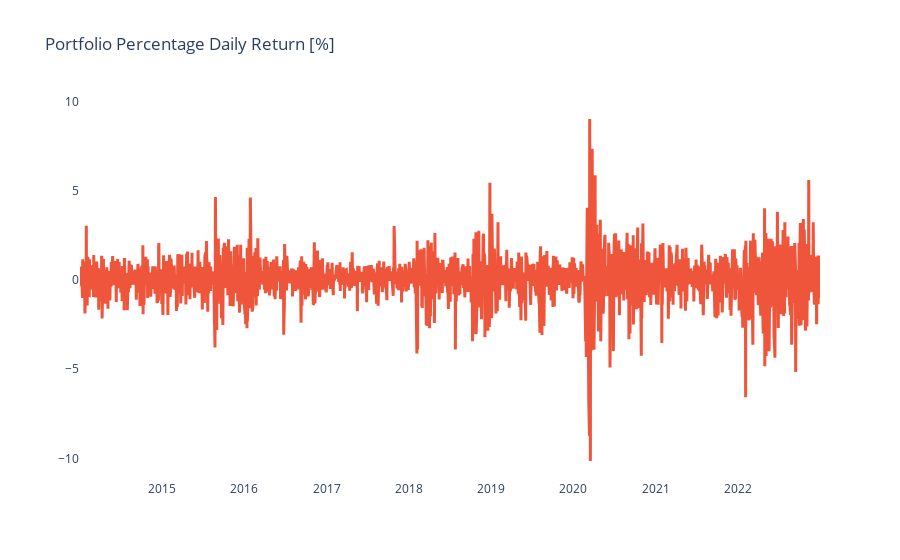
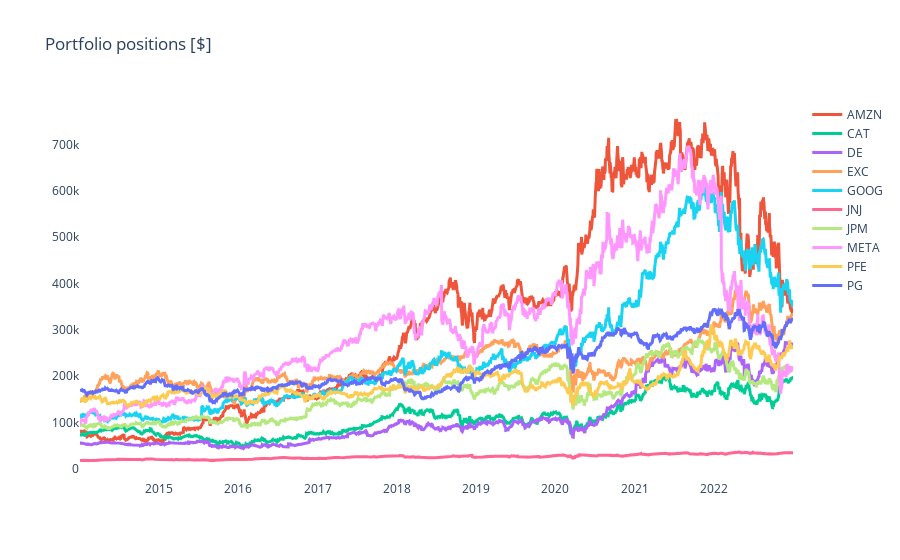
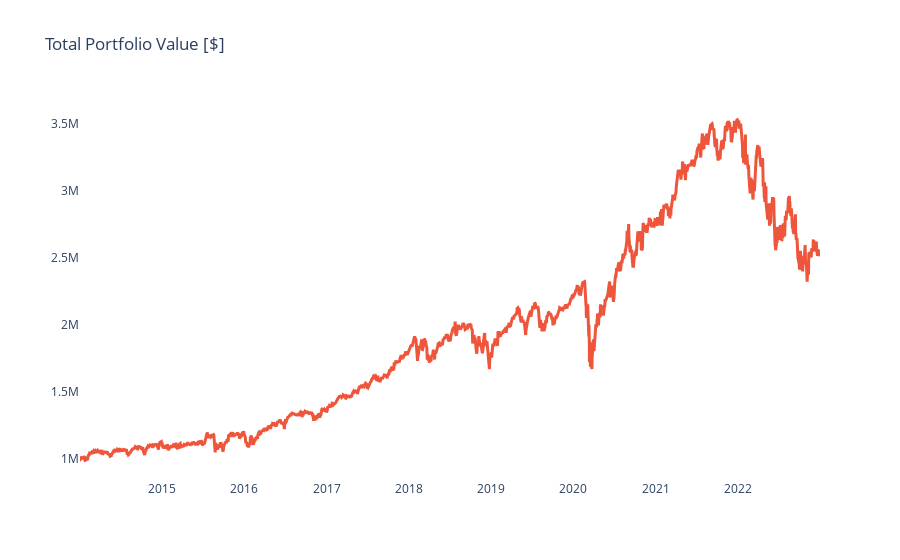

The cell these charts' notebook holds for them, in order:
### Code cell
# Define a function that performs interactive data visualization using Plotly Express
def plot_financial_data(df, title):

    fig = px.line(title = title)
    # For loop that plots all stock prices in the pandas dataframe df
    for i in df.columns[0:]:
        fig.add_scatter(x = df.index, y = df[i], name = i)
        fig.update_traces(line_width = 3)
        fig.update_layout({'plot_bgcolor': "white"})
    fig.show()

# Plot the portfolio percentage daily return
plot_financial_data(portfolio_df[['Portfolio Daily Return [%]']], 'Portfolio Percentage Daily Return [%]')

# Plot each stock position in our portfolio over time
# This graph shows how our initial investment in each individual stock grows over time
plot_financial_data(portfolio_df.drop(['Portfolio Value [$]', 'Portfolio Daily Return [%]'], axis = 1), 'Portfolio positions [$]')

# Plot the total daily value of the portfolio (sum of all positions)
plot_financial_data(portfolio_df[['Portfolio Value [$]']], 'Total Portfolio Value [$]')

### Figure 1 — Plotly figure (JSON) as saved in the notebook; plotly's stock layout.template omitted (floating-point values rounded to 4 significant figures; data arrays with more than 128 entries replaced by an {"elided": "..."} marker saying what was removed)
{"data": [{"hovertemplate": "<extra></extra>", "legendgroup": "", "line": {"color": "#636efa", "dash": "solid", "width": 3}, "marker": {"symbol": "circle"}, "mode": "lines", "name": "", "orientation": "v", "showlegend": false, "type": "scatter", "xaxis": "x", "yaxis": "y"}, {"line": {"width": 3}, "name": "Portfolio Daily Return [%]", "type": "scatter", "x": {"elided": "2266 str values"}, "y": {"elided": "2266 float values"}}], "layout": {"legend": {"tracegroupgap": 0}, "plot_bgcolor": "white", "title": {"text": "Portfolio Percentage Daily Return [%]"}, "xaxis": {"anchor": "y", "domain": [0, 1]}, "yaxis": {"anchor": "x", "domain": [0, 1]}}}

### Figure 2 — Plotly figure (JSON) as saved in the notebook; plotly's stock layout.template omitted (floating-point values rounded to 4 significant figures; data arrays with more than 128 entries replaced by an {"elided": "..."} marker saying what was removed)
{"data": [{"hovertemplate": "<extra></extra>", "legendgroup": "", "line": {"color": "#636efa", "dash": "solid", "width": 3}, "marker": {"symbol": "circle"}, "mode": "lines", "name": "", "orientation": "v", "showlegend": false, "type": "scatter", "xaxis": "x", "yaxis": "y"}, {"line": {"width": 3}, "name": "AMZN", "type": "scatter", "x": {"elided": "2266 str values"}, "y": {"elided": "2266 float values"}}, {"line": {"width": 3}, "name": "CAT", "type": "scatter", "x": {"elided": "2266 str values"}, "y": {"elided": "2266 float values"}}, {"line": {"width": 3}, "name": "DE", "type": "scatter", "x": {"elided": "2266 str values"}, "y": {"elided": "2266 float values"}}, {"line": {"width": 3}, "name": "EXC", "type": "scatter", "x": {"elided": "2266 str values"}, "y": {"elided": "2266 float values"}}, {"line": {"width": 3}, "name": "GOOG", "type": "scatter", "x": {"elided": "2266 str values"}, "y": {"elided": "2266 float values"}}, {"line": {"width": 3}, "name": "JNJ", "type": "scatter", "x": {"elided": "2266 str values"}, "y": {"elided": "2266 float values"}}, {"line": {"width": 3}, "name": "JPM", "type": "scatter", "x": {"elided": "2266 str values"}, "y": {"elided": "2266 float values"}}, {"line": {"width": 3}, "name": "META", "type": "scatter", "x": {"elided": "2266 str values"}, "y": {"elided": "2266 float values"}}, {"line": {"width": 3}, "name": "PFE", "type": "scatter", "x": {"elided": "2266 str values"}, "y": {"elided": "2266 float values"}}, {"line": {"width": 3}, "name": "PG", "type": "scatter", "x": {"elided": "2266 str values"}, "y": {"elided": "2266 float values"}}], "layout": {"legend": {"tracegroupgap": 0}, "plot_bgcolor": "white", "title": {"text": "Portfolio positions [$]"}, "xaxis": {"anchor": "y", "domain": [0, 1]}, "yaxis": {"anchor": "x", "domain": [0, 1]}}}

### Figure 3 — Plotly figure (JSON) as saved in the notebook; plotly's stock layout.template omitted (floating-point values rounded to 4 significant figures; data arrays with more than 128 entries replaced by an {"elided": "..."} marker saying what was removed)
{"data": [{"hovertemplate": "<extra></extra>", "legendgroup": "", "line": {"color": "#636efa", "dash": "solid", "width": 3}, "marker": {"symbol": "circle"}, "mode": "lines", "name": "", "orientation": "v", "showlegend": false, "type": "scatter", "xaxis": "x", "yaxis": "y"}, {"line": {"width": 3}, "name": "Portfolio Value [$]", "type": "scatter", "x": {"elided": "2266 str values"}, "y": {"elided": "2266 float values"}}], "layout": {"legend": {"tracegroupgap": 0}, "plot_bgcolor": "white", "title": {"text": "Total Portfolio Value [$]"}, "xaxis": {"anchor": "y", "domain": [0, 1]}, "yaxis": {"anchor": "x", "domain": [0, 1]}}}
